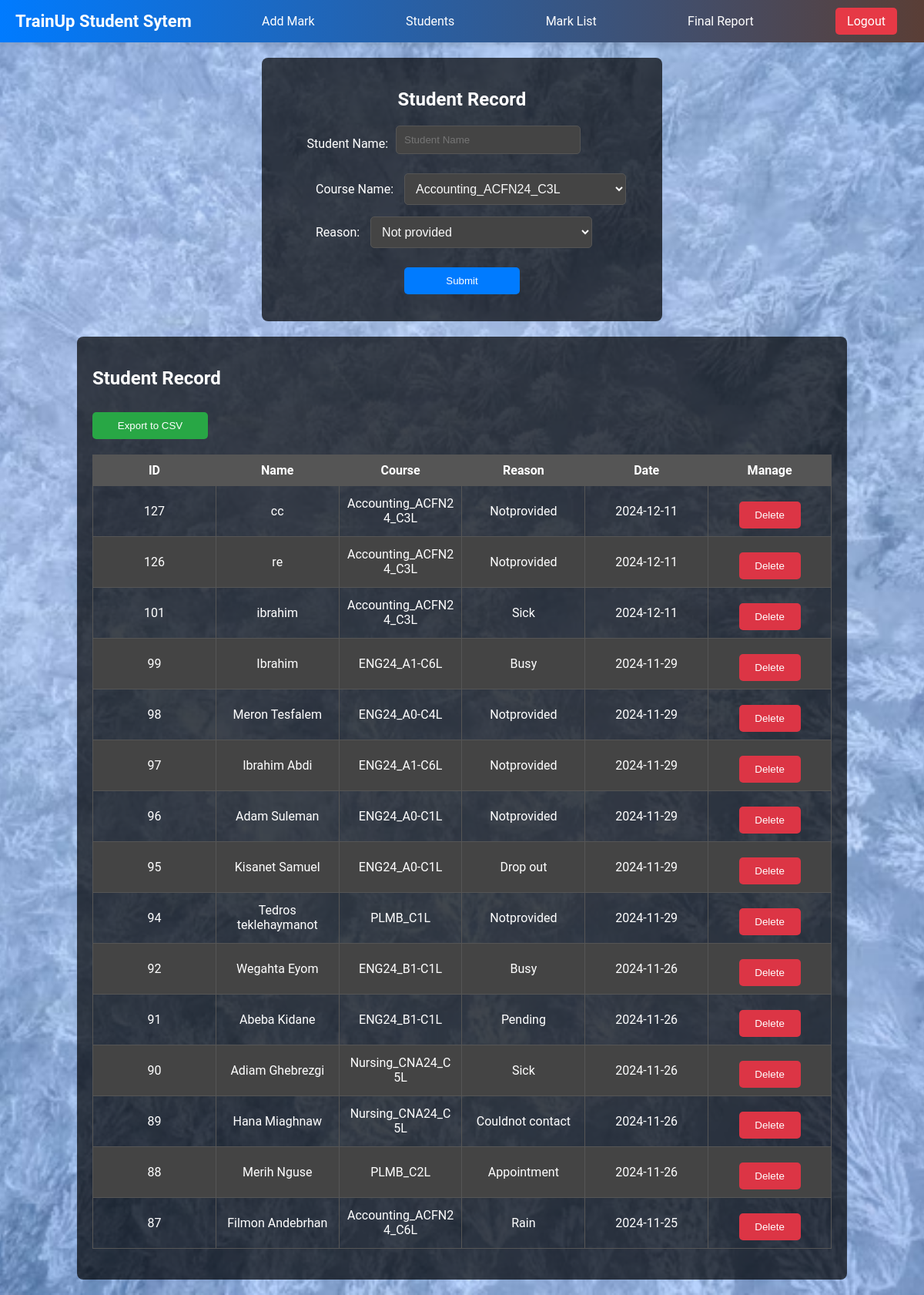
/ (signed in), run on the app's committed database.
### tables this page shows
CREATE TABLE IF NOT EXISTS `attendance_table` (
  `id` int NOT NULL AUTO_INCREMENT,
  `name` text NOT NULL,
  `course` varchar(180) NOT NULL,
  `reason` text NOT NULL,
  `date` date NOT NULL,
  PRIMARY KEY (`id`)
);

### index.php (the view, shortened to what this page needs)
<?php
require "connection.php";
$sql = "SELECT * FROM attendance_table order by id desc limit 15 ";
$attendanceResult = $conn->query($sql);
?>
<!DOCTYPE html>
<html lang="en">
<head>
</head>
<body>
    <?php
    include "header.php";
    ?>
    <div class="container">
        <h2>Student Record</h2>
        <form method="POST" action="">
            <div class="form-group">
                <label for="StudentName">Student Name:</label>
                <input type="text" id="StudentName" name="name" placeholder="Student Name" required  ">
            </div>
            <div class="input-group">
            <label for="coursename">Course Name:</label>
            <select id="category" name="course">
                <option value="Accounting_ACFN24_C3L">Accounting_ACFN24_C3L</option>
            </select>
            </div>
            <div class="input-group">
            <label for="category">Reason:</label>
            <select id="category" name="reason">
                <option value="Notprovided">Not provided</option>
            </select>
           </div>
            <div class="input-group">
            <div class="form-actions">
                <button type="submit">Submit</button>
            </div>
    </div>
        </form>
    </div>
    <div class="tablecontainer">
        <h2>Student Record</h2>
        <form method="POST" action="">
            <button type="submit" name="export" style="margin-bottom: 20px; background-color: #28a745;">Export to CSV</button>
        </form>
        <table>
            <thead>
                <tr>
                    <th>ID</th>
                    <th>Name</th>
                    <th>Course</th>
                    <th>Reason</th>
                    <th>Date</th>
                    <th>Manage</th>
                </tr>
            </thead>
            <tbody>
                <?php
                if ($attendanceResult->num_rows > 0) {
                    while ($row = $attendanceResult->fetch_assoc()) {
                        echo "<tr>
                                <td>{$row['id']}</td>
                                <td>{$row['name']} </td>
                                <td>{$row['course']} </td>
                                <td>{$row['reason']}</td>
                                <td>{$row['date']}</td>
                                <td>
                        <form method='POST' action='' style='display:inline;'>
                            <button type='submit' name='delete' value='{$row['id']}' class='delete-button' onclick=\"return confirm('Are you sure you want to delete this expense?');\">Delete</button>
                        </form>
                    </td>
                              </tr>";
                    }
                } else {
                    echo "<tr><td colspan='5'>No attendanceResult found.</td></tr>";
                }
                ?>
            </tbody>
        </table>
    </div>
</body>
</html>

### index.php (style rules this page uses)
body { font-family: Arial, sans-serif; margin: 0; padding: 0; background: url('images/ice.jpg') no-repeat center center fixed; background-size: cover; color: #fff; }
.container { margin: 20px auto; padding: 20px; background: rgba(0, 0, 0, 0.7); border-radius: 8px; color: #fff; width: 40%; }
.container h2 { text-align: center; }
.tablecontainer { margin: 20px auto; padding: 20px; background: rgba(0, 0, 0, 0.7); border-radius: 8px; color: #fff; width: 80%; }
table { width: 100%; border-collapse: collapse; margin-bottom: 20px; table-layout: fixed; }
table, th, td { border: 1px solid #555; }
th, td { padding: 10px; text-align: center; word-break: break-word; vertical-align: middle; }
th { background-color: #555; color: #fff; }
tr:nth-child(even) { background-color: #444; }
input[type="text"], input[type="number"] { padding: 10px; border: 1px solid #555; border-radius: 5px; width: calc(50% - 22px); margin-bottom: 10px; background-color: #444; color: #fff; display: inline-block; }
button { padding: 10px 15px; border: none; border-radius: 5px; background-color: #007bff; color: #fff; cursor: pointer; width: 150px; margin-top: 10px; align-self: center; }
.delete-button { padding: 10px 15px; border: none; border-radius: 5px; background-color: #dc3545; color: #fff; cursor: pointer; width: 80px; }
.form-group { display: flex; align-items: center; margin-bottom: 15px; }
.form-group label { margin-right: 10px; width: 30%; text-align: right; }
.form-actions { display: flex; justify-content: center; }
.input-group { margin-bottom: 15px; }
.input-group label { margin-left: 50px; width: 30%; text-align: right; }
.input-group input, .input-group select { width: 60%; padding: 10px; border: 1px solid #555; border-radius: 5px; font-size: 16px; background-color: #444; color: #f8f8f8; margin-left: 10px; }

### header.php (style rules this page uses)
body { font-family: 'Roboto', Arial, sans-serif; margin: 0; padding: 0; background: url('images/ice.jpg') no-repeat center center fixed; background-size: cover; color: #333; }

### data on the page
attendance_table: id "127", name "cc", course "Accounting_ACFN24_C3L", reason "Notprovided", date "2024-12-11"
attendance_table: id "126", name "re", course "Accounting_ACFN24_C3L", reason "Notprovided", date "2024-12-11"
attendance_table: id "101", name "ibrahim", course "Accounting_ACFN24_C3L", reason "Sick", date "2024-12-11"
attendance_table: id "99", name "Ibrahim", course "ENG24_A1-C6L", reason "Busy", date "2024-11-29"
attendance_table: id "98", name "Meron Tesfalem", course "ENG24_A0-C4L", reason "Notprovided", date "2024-11-29"
attendance_table: id "97", name "Ibrahim Abdi", course "ENG24_A1-C6L", reason "Notprovided", date "2024-11-29"
attendance_table: id "96", name "Adam Suleman", course "ENG24_A0-C1L", reason "Notprovided", date "2024-11-29"
attendance_table: id "95", name "Kisanet Samuel", course "ENG24_A0-C1L", reason "Drop out", date "2024-11-29"
attendance_table: id "94", name "Tedros teklehaymanot", course "PLMB_C1L", reason "Notprovided", date "2024-11-29"
attendance_table: id "92", name "Wegahta Eyom", course "ENG24_B1-C1L", reason "Busy", date "2024-11-26"
attendance_table: id "91", name "Abeba Kidane", course "ENG24_B1-C1L", reason "Pending", date "2024-11-26"
attendance_table: id "90", name "Adiam Ghebrezgi", course "Nursing_CNA24_C5L", reason "Sick", date "2024-11-26"
attendance_table: id "89", name "Hana Miaghnaw", course "Nursing_CNA24_C5L", reason "Couldnot contact", date "2024-11-26"
attendance_table: id "88", name "Merih Nguse", course "PLMB_C2L", reason "Appointment", date "2024-11-26"
attendance_table: id "87", name "Filmon Andebrhan", course "Accounting_ACFN24_C6L", reason "Rain", date "2024-11-25"
